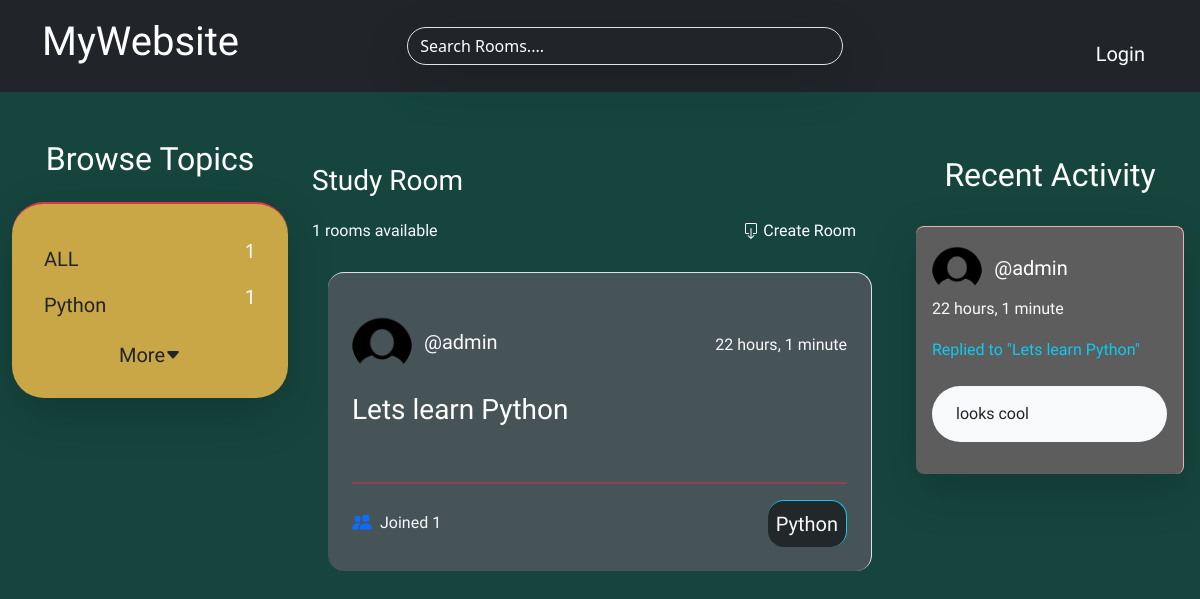
Before: / with the older database file.
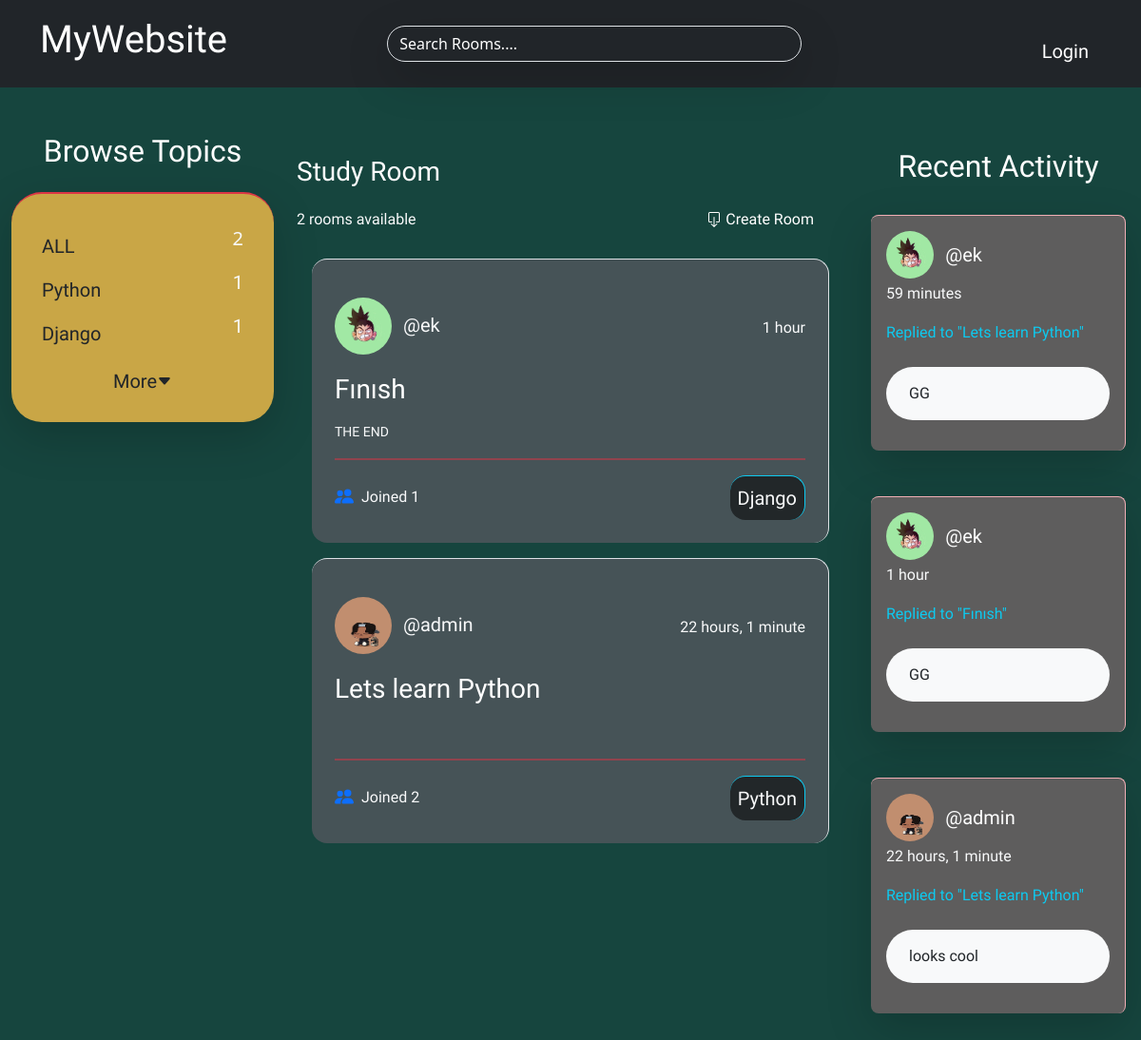
After: the same page with the newer database file.
### base/models.py (models this page shows, shortened)
class Topic(models.Model):
    name = models.CharField(max_length=200)

class Room(models.Model):
    host = models.ForeignKey(User, on_delete=models.SET_NULL, null=True)
    topic = models.ForeignKey(Topic, on_delete=models.SET_NULL, null=True)
    name = models.CharField(max_length=200)
    description = models.TextField(null=True, blank=True)
    participants = models.ManyToManyField(User, related_name='participants',blank=True)
    updated = models.DateTimeField(auto_now=True)
    created = models.DateTimeField(auto_now_add=True)
    class Meta:
        ordering = ['-updated','-created']
    def __str__(self):
        return self.name

class User(AbstractUser):
    name = models.CharField(max_length=200, null=True)
    email = models.EmailField(unique=True,null=True)
    bio = models.TextField(null=True)
    avatar = models.ImageField(null=True,default="avatar.png")
    USERNAME_FIELD = 'email'
    REQUIRED_FIELDS = []

class Message(models.Model):
    user = models.ForeignKey(User, on_delete=models.CASCADE)
    room = models.ForeignKey(Room, on_delete=models.CASCADE)
    body = models.TextField()
    updated = models.DateTimeField(auto_now=True)
    created = models.DateTimeField(auto_now_add=True)
    class Meta:
        ordering = ['-updated','-created']

### base/views.py (the view)
# urls.py: path('',views.home,name="home"),
def home(request):
    q = request.GET.get('q') if request.GET.get('q') != None else ''
    all_rooms = Room.objects.all().count()
    rooms = Room.objects.filter(
        Q(topic__name__icontains = q) |
        Q(name__icontains=q) |
        Q(description__icontains=q)
        )
    topics = Topic.objects.all()[0:5]
    room_messages = Message.objects.filter(Q(room__topic__name__icontains=q))
    context = {
        'rooms':rooms,
        'topics':topics,
        'room_messages':room_messages,
        'all_rooms':all_rooms
               }
    return render(request,'home.html',context)

### templates/home.html
{% extends 'main.html' %}
{% block content %}
    <div class="container-fluid">
        <div class="row ">
            <div class="col-lg-3">
               {% include 'topics_component.html' %}
            </div>
            <div class="col-lg-6">
                {% include 'feed_component.html' %}
            </div>
            <div class="col-lg-3">
                {% include 'activity_component.html' %}
            </div>
        </div>
    </div>
{% endblock %}

### templates/main.html (shortened to what this page needs)
{% load static %}
<!DOCTYPE html>
<html lang="en">
<head>
    <link href="https://cdn.jsdelivr.net/npm/bootstrap@5.3.1/dist/css/bootstrap.min.css" rel="stylesheet">
    <link rel="stylesheet" href="{% static 'css/main.css' %}">
</head>
<body style="background-color:#16453e; height: 100%; width: 100%;">
    {% include 'navbar.html' %}
    {% block content %}
    {% endblock %}
</body>
</html>

### templates/navbar.html (shortened to what this page needs)
<nav class="navbar navbar-expand-md bg-dark navbar-dark mb-5 py-3 ">
    <div class="container">
        <a href="{% url 'home' %}" class="me-5">
            <h1 class="headline" style="font-family: 'Handjet', cursive;">MyWebsite</h1>
        </a>
      <div class="collapse navbar-collapse " id="navbarSupportedContent">
        <div class="col-md-6 m-md-auto  mt-2">
            <form class=" " role="search">
                    <input class="form-control me-2 w-100 text-light bg-dark shadow-lg rounded-5 " type="text" name="q" placeholder="Search Rooms....">
            </form>
        </div>
        <ul class="navbar-nav ms-auto mb-2 mb-lg-0  mt-3">
          <li class="nav-item ">
            {% if request.user.is_authenticated %}
            <div class="dropdown " style="">
                <button class="btn dropdown-toggle fs-5 bg-light rounded-5" style="font-family: 'Kanit', sans-serif;"  type="button" data-bs-toggle="dropdown" aria-expanded="false">
                    <img src="{{user.avatar.url}}" class="me-2 rounded-5" alt="" style="width:40px; height: 40px;">
                    @{{request.user.username}}
                </button>
                <ul class="dropdown-menu  ">
                    <li><a class="dropdown-item " href="{% url 'user-profile' request.user.id %}" style="font-family: 'Kanit', sans-serif;">Profile</a></li>
                    <li><a class="dropdown-item " href="{% url 'logout' %}" style="font-family: 'Kanit', sans-serif;">Logout</a></li>
                </ul>
            </div>
            {% else %}
            <div class="fs-5 btn  ">
                <a href="{% url 'login' %}" style="font-family: 'Kanit', sans-serif;">Login</a>
            </div>
            {% endif %}
          </li>
        </ul>
      </div>
    </div>
  </nav>

### templates/topics_component.html (shortened to what this page needs)
<!DOCTYPE html>
<html lang="en">
<head>
</head>
<body>
    <div class="d-none d-lg-block">
        <h2 class="text-center mb-4 names" style="font-family: 'Borel', cursive;">Browse Topics</h2>
        <div class="shadow-lg  mb-5 pb-3  rounded pt-4 rounded-5 border-2 border-top border-danger" style="background-color:#c9a646;">
            <ul style=" list-style:none; " class="m-0 p-0" >
                <li class="" style=" list-style-type:none;">
                    <div class="d-flex justify-content-md-between align-items-center ms-3">
                        <a href="{% url 'home' %}" style="font-family: 'Kanit', sans-serif;" class="d-flex justify-content-md-between ms-3 align-items-center fs-5 mt-3 text-dark">ALL</a>
                        <span   class="text-center fs-5 text-light me-3 px-3 py-2 rounded-4">{{all_rooms}}</span>
                    </div>
                </li>
            </ul>
            {% for topic in topics %}
            <ul style=" list-style:none;" class="m-0 p-0">
                <li  style=" list-style:none;">
                    <div class="d-flex justify-content-md-between align-items-center ms-3">
                        <a href="{% url 'home' %}?q={{topic.name}}" style="font-family: 'Kanit', sans-serif;" class="d-flex  justify-content-md-between ms-3  align-items-center fs-5 mt-3 text-dark">{{topic.name}}</a>
                        <span id=""  style="font-family: 'Kanit', sans-serif;"  class="text-center fs-5 text-light me-3 px-3 py-2 rounded-4">{{topic.room_set.all.count}}</span>
                    </div>
                </li>
            </ul>
            {% endfor %}
            <a href="{% url 'topics' %}" class="d-flex justify-content-center align-items-center mt-3 btn" >
                <h5 class="text-center text-dark" style="font-family: 'Kanit', sans-serif;">More</h5>
                <svg xmlns="http://www.w3.org/2000/svg" width="16" height="16" fill="currentColor" class="bi bi-caret-down-fill text-dark mb-2" viewBox="0 0 16 16">
                    <path d="M7.247 11.14 2.451 5.658C1.885 5.013 2.345 4 3.204 4h9.592a1 1 0 0 1 .753 1.659l-4.796 5.48a1 1 0 0 1-1.506 0z"/>
                  </svg>
            </a>
        </div>
    </div>
</body>
</html>

### templates/feed_component.html (shortened to what this page needs)
        <h3 style="font-family: 'Kanit', sans-serif;">Study Room</h3>
        <div class="w-100 d-flex justify-content-between mb-3 align-items-center " style="height: 50px; font-family: 'Kanit', sans-serif;">
            <p class="text-light text-center mt-3">{{rooms.all.count}} rooms available</p>
            <a href="{% url 'create-room'%}" class="p-3  rounded-5 me-3" style="font-family: 'Kanit', sans-serif;">
                 Create Room
            </a>
        </div>
        {% for room in rooms %}
            <div id="rooms" class="p-4 m-3 rounded-4 roomm border-top border-end border-text-success-emphasis activity" style="font-family: 'Kanit', sans-serif;">
                <div class="d-flex justify-content-between align-items-center" >
                    <div>
                        <img src="{{room.host.avatar.url}}" alt="" style="width: 60px; height: 60px;" class="mb-1 me-2 text-light rounded-5">
                        <a href="{% url 'user-profile' room.host.id %}" style="font-family: 'Kanit', sans-serif;" class="fs-5  text-center text-light" >@{{room.host.username}}</a>
                    </div>
                    <span class="text-center text-light fs-6" style="font-family: 'Kanit', sans-serif;">{{room.created|timesince}}</span>
                </div>
                <div class="my-3">
                    <h3><a href="{% url 'room' room.id %}" style="font-family: 'Kanit', sans-serif;">{{room.name}}</a></h3>
                </div>
                <div>
                    <small class="text-light ">{{room.description}}</small><br>
                </div>
                <hr class="border border-danger border-1 opacity-50">
                <div class="d-flex justify-content-between align-items-center">
                    <span class="text-light">
                        Joined
                      {{room.participants.count}}
                    </span>
                    <span class="fs-5 text-light  p-2 rounded-4 border-top border-end border-info" style="background-color: #222729;">{{room.topic.name}}</span>
                </div>
            </div>
        {% endfor %}

### templates/activity_component.html (shortened to what this page needs)
{% block content %}
    <div class="d-none d-lg-block">
        <div style="" class="p-2 rounded-bottom rounded-5">
            <h2 class="text-center mt-2 activity romms" style="font-family: 'Borel', cursive;">Recent Activity</h2>
        </div>
        <div style="" class="py-3 ">
                {% for message in room_messages %}
                    <div class="shadow-lg p-3 mb-5 mx-1 mb-3 rounded-3 border-top border-end border-danger-subtle "style="background-color:#5e5d5d;">
                        <div>
                            <img src="{{message.user.avatar.url}}" alt="" style="width: 50px; height: 50px;" class="mb-1 me-2 rounded-5">
                            <small class="" style="font-family: 'Kanit', sans-serif;"><a href="{% url 'user-profile' message.user.id %}" class="fs-5 me-5 mb-3 " >@{{message.user.username}}</a><br><p class="text-light fs-6">{{message.created|timesince}}</p></small>
                        </div>
                        <div>
                            <a class="text-info" href="{% url 'room' message.room.id %}" style="font-family: 'Kanit', sans-serif;">Replied to "{{message.room}}"</a>
                        </div>
                        <div >
                            <p class="text-dark bg-light   p-3 ps-4 mt-4 rounded-5" style="font-family: 'Kanit', sans-serif;">{{message.body}}</p>
                        </div>
                    </div>
                {% endfor %}
        </div>
    </div>
    {% endblock  %}

### static/css/main.css (style rules this page uses)
body { background-color: #222729; width: 100%; height: 100%; }
a { text-decoration: none; color: white; }
h1,h2,h3,h4,h5,h6 { font-family: 'REM', sans-serif; color: white; }
#rooms { background-color:#465357; }

Changed rows visible on the page:
added Topic: name "Django", room_set.all.count "1"
added Room: host.avatar (picture), host.username "ek", created "1 hour", name "Fınısh", description "THE END", participants.count "1", topic.name "Django"
changed through a linked row, Room "Lets learn Python": host.avatar: picture added in place of a placeholder; participants.count "1" → "2"
added Message: user.avatar (picture), user.username "ek", created "59 minutes", room "Lets learn Python", body "GG"
added Message: user.avatar (picture), user.username "ek", created "1 hour", room "Fınısh", body "GG"
changed through a linked row, Message "22 hours, 1 minute": user.avatar: picture added in place of a placeholder
Other visible differences:
{{ all_rooms }}: "1" → "2"
{{ rooms.all.count }}: "1" → "2"
